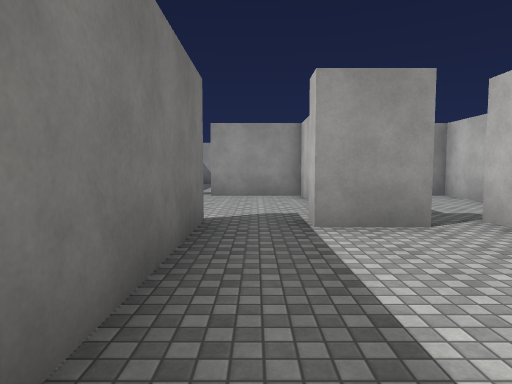
view 1 (above)

23 first-person views from a walk through a scene from a Unity 3-D project. The camera is 1.5 m above the floor, tilts 4° down and sees 75° across. Doors are open. The floor is counted in squares, 2 m on a side. Each view is taken from the middle of a square. On the plan, view 1 faces up. The plan holds only what a view shows up to about 11 squares ahead; the rest is blank. The place goes on beyond the plan. The player is left out. Surface patterns are stand-ins for the level's own textures.

view 2
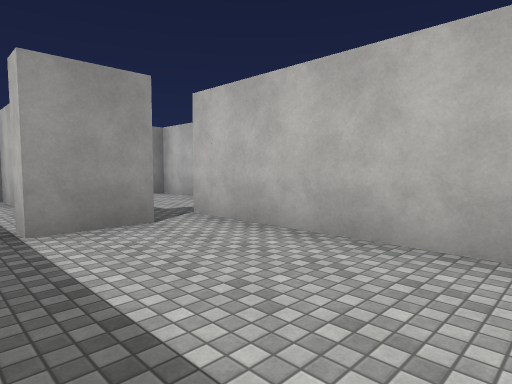

view 3
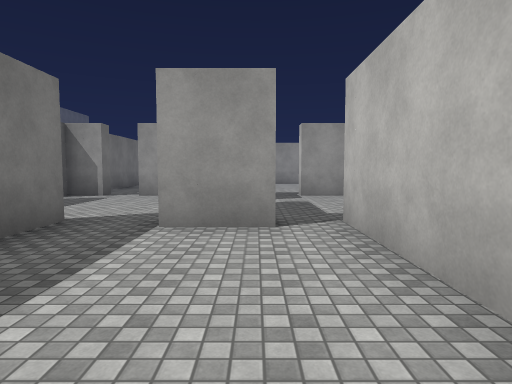

view 4
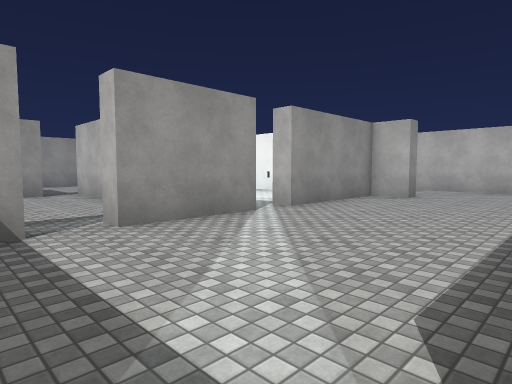

view 5
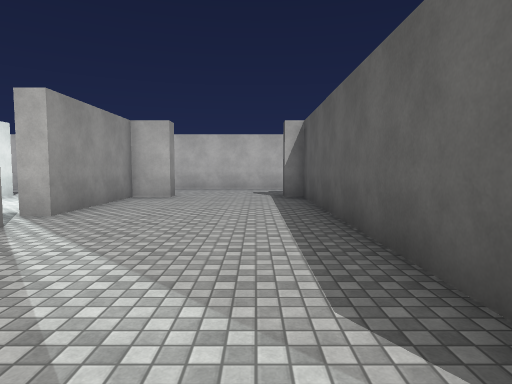

view 6
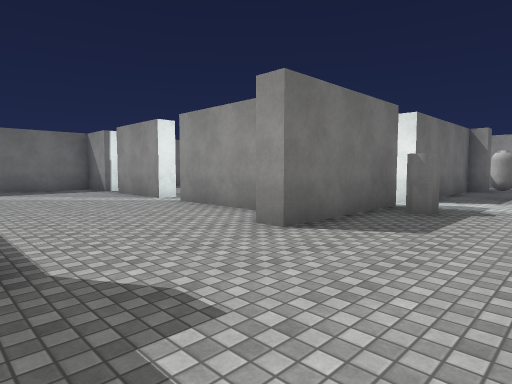

view 7
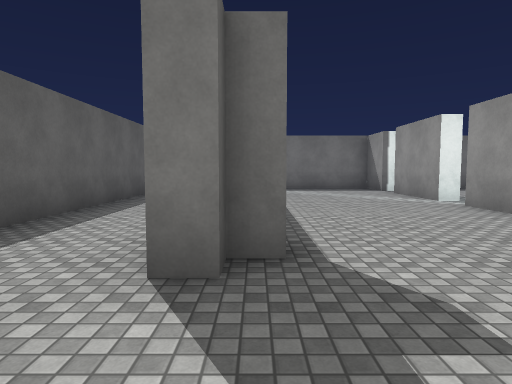

view 8
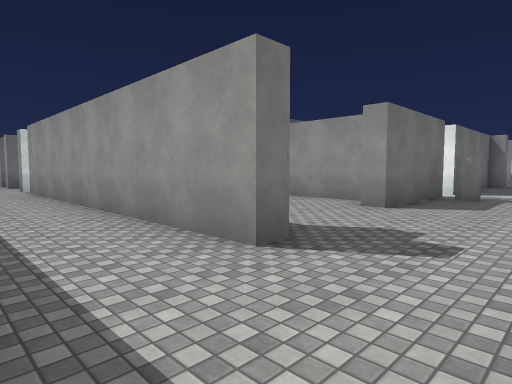

view 9
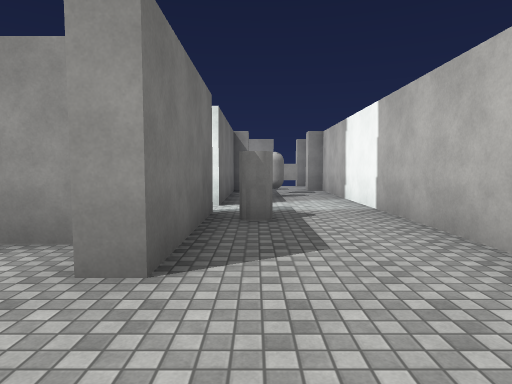

view 10
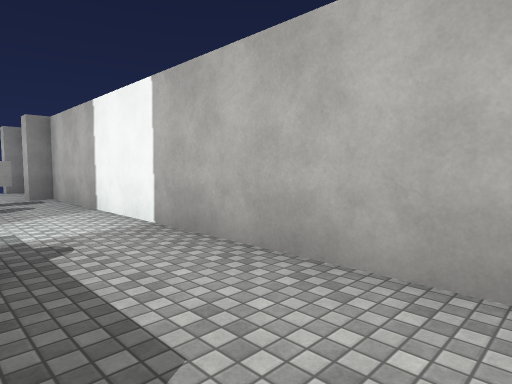

view 11
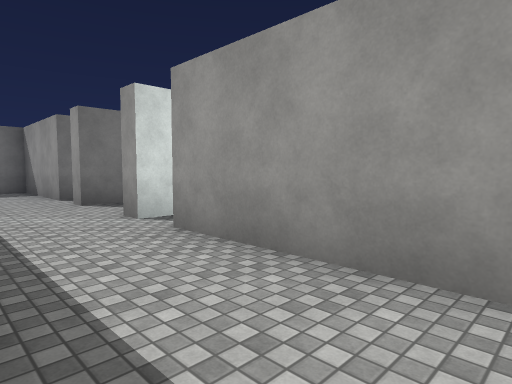

view 12
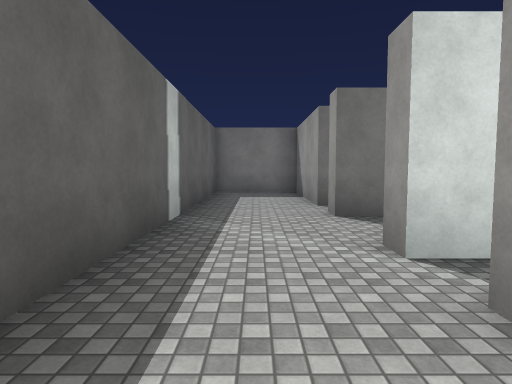

view 13
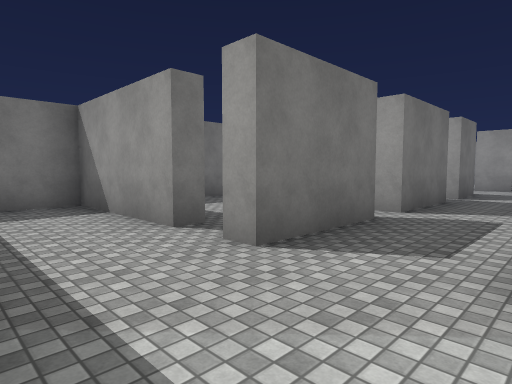

view 14
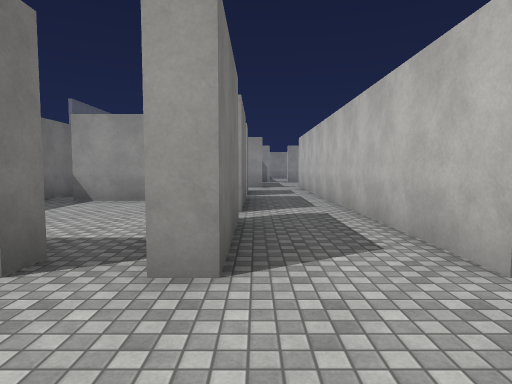

view 15
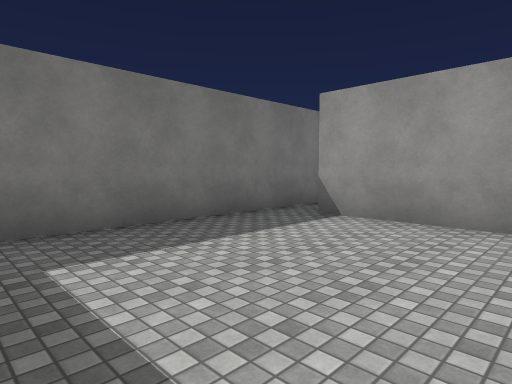

view 16
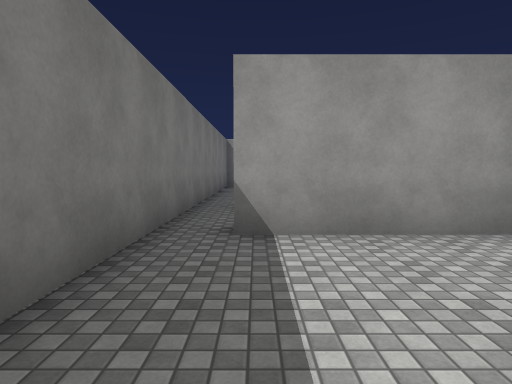

view 17
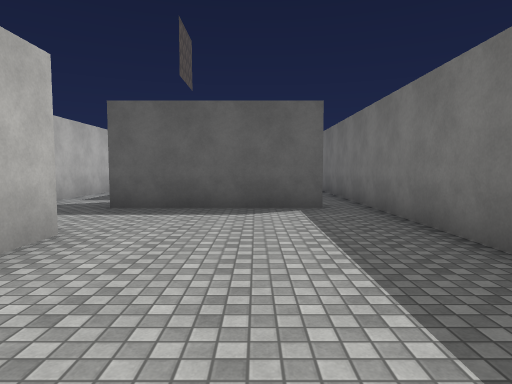

view 18
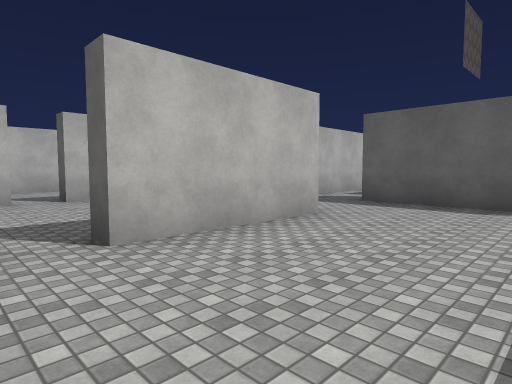

view 19
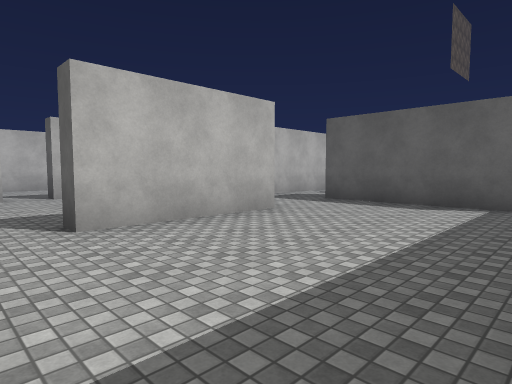

view 20
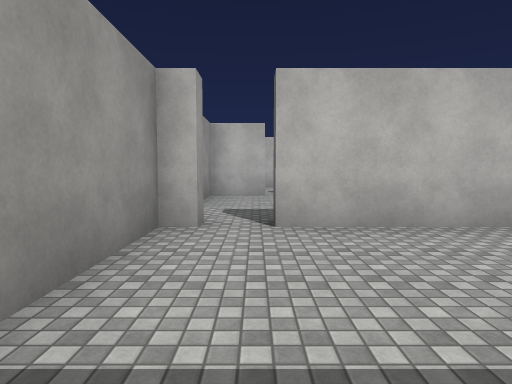

view 21
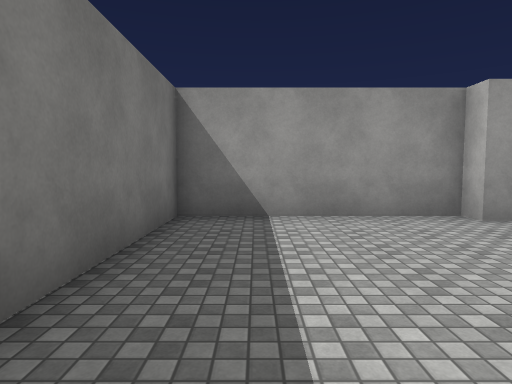

view 22
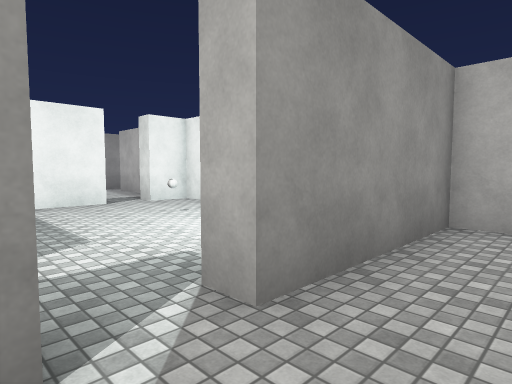

view 23
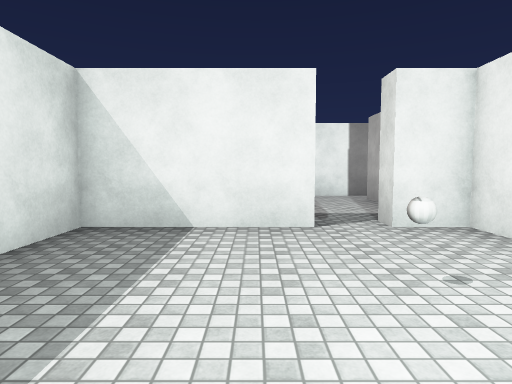

### Floor plan
Ten units are one square. View 1 is at (0, 0); x grows to the right and y downward. Boxes are objects, and circles mark ways between rooms. Rooms are numbered by the first view taken in them; rooms with no view inside come last. Other rooms are left out.
<svg viewBox="-87 -105 215 202">
<path fill="none" stroke="#000" d="M24 -42 8 -42M33 -4 33 -48M-7 -48 -7 -9M43 11 43 18 18 18 18 12M15 63 88 63M88 58 93 58 93 63 98 63 98 67 2 67M-7 31 -7 44M22 92 79 92M-7 60 -7 67 -12 67 -12 45M93 -9 93 27 88 27 88 18 53 18 53 12M123 45 123 -62 118 -62 118 -68M-32 41 -32 67 -38 67M-47 62 -47 67 -82 67 -82 92 5 92M98 -68 98 -62 93 -62 93 -18 88 -18M-82 15 -82 55M-40 12 -72 12M-38 -42 -38 -77M-38 -87 -38 -92 -82 -92 -82 -25M-74 -17 -32 -17M69 -42 38 -42 38 -29M88 -35 88 -42 78 -42M12 -61 12 -67 18 -67M-28 -42 -34 -42M8 -42 8 -48M12 -76 12 -92 -12 -92M-38 -77 -32 -77M-32 -87 -38 -87M-22 -98 -22 -92 -32 -92M-32 -17 -32 -3M-12 -4 -12 -21M53 -58 53 -92 33 -92 33 -98M88 -68 88 -82M78 -42 78 -48M91 -92 76 -92M-32 8 -32 32 -38 32M-32 -3 -36 -3M-12 45 -12 -4"/>
<rect x="95" y="-5" width="10" height="10" fill="#bbb"><title>cylinder</title></rect>
<rect x="105" y="-45" width="10" height="10" fill="#bbb"><title>capsule</title></rect>
<rect x="105" y="-55" width="10" height="10" fill="#bbb"><title>cube</title></rect>
<rect x="65" y="-25" width="10" height="10" fill="#bbb"><title>ball</title></rect>
<circle cx="10" cy="10" r="3" fill="#2a7"/>
<circle cx="40" cy="0" r="3" fill="#2a7"/>
<circle cx="0" cy="-40" r="3" fill="#2a7"/>
<circle cx="30" cy="-50" r="3" fill="#2a7"/>
<circle cx="-40" cy="60" r="3" fill="#2a7"/>
<circle cx="50" cy="10" r="3" fill="#2a7"/>
<circle cx="90" cy="-10" r="3" fill="#2a7"/>
<circle cx="90" cy="-90" r="3" fill="#2a7"/>
<circle cx="-20" cy="55" r="3" fill="#2a7"/>
<circle cx="-30" cy="40" r="3" fill="#2a7"/>
<circle cx="-30" cy="-35" r="3" fill="#2a7"/>
<circle cx="-30" cy="-80" r="3" fill="#2a7"/>
<circle cx="70" cy="-50" r="3" fill="#2a7"/>
<circle cx="20" cy="-70" r="3" fill="#2a7"/>
<circle cx="-20" cy="-15" r="3" fill="#2a7"/>
<circle cx="60" cy="-60" r="3" fill="#2a7"/>
<text x="10" y="-20">1</text>
<text x="50" y="40">2</text>
<text x="-60" y="30">3</text>
<text x="-60" y="-60">4</text>
<text x="60" y="-20">5</text>
<text x="-10" y="-60">6</text>
<text x="40" y="-70">7</text>
<text x="70" y="-70">8</text>
<text x="-20" y="20">9</text>
</svg>
Room 1 opens to room 2. Room 1 opens to room 5. Room 1 opens to room 6. Room 1 opens to room 7. Room 2 opens to room 3. Room 2 opens to room 5. Room 2 opens to room 8. Room 2 opens to room 9. Room 3 opens to room 9. Room 4 opens to room 6. Room 5 opens to room 8. Room 6 opens to room 7. Room 6 opens to room 9. Room 7 opens to room 8.

Where each view was taken, in squares from view 1:
view 1: 0 up, 0 right, facing up
view 2: 0 up, 0 right, facing up-right
view 3: 0 up, 2 right, facing up
view 4: 6 down, 0 right, facing up-right
view 5: 5 down, 0 right, facing right
view 6: 6 down, 12 right, facing up-left
view 7: 6 down, 12 right, facing left
view 8: 9 down, 12 right, facing up-left
view 9: 5 down, 10 right, facing up
view 10: 3 down, 10 right, facing up-right
view 11: 9 down, 4 right, facing up-left
view 12: 8 down, 2 right, facing left
view 13: 9 down, 1 left, facing up-left
view 14: 9 down, 3 left, facing up
view 15: 6 down, 4 left, facing up-left
view 16: 5 down, 7 left, facing up
view 17: 8 up, 6 left, facing down
view 18: 9 up, 7 left, facing down-right
view 19: 9 up, 8 left, facing down-right
view 20: 8 up, 8 left, facing right
view 21: 4 up, 7 left, facing up
view 22: 3 down, 4 right, facing up-right
view 23: 0 up, 6 right, facing up
